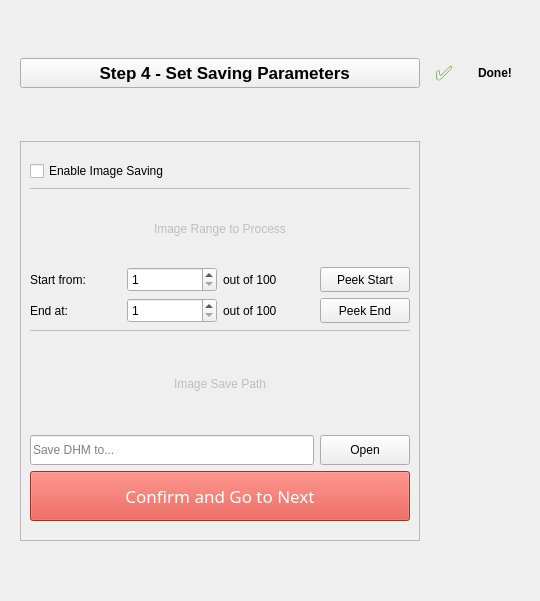
<?xml version="1.0" encoding="UTF-8"?>
<ui version="4.0">
 <class>Form</class>
 <widget class="QWidget" name="Form">
  <property name="geometry">
   <rect>
    <x>0</x>
    <y>0</y>
    <width>540</width>
    <height>601</height>
   </rect>
  </property>
  <property name="windowTitle">
   <string>Form</string>
  </property>
  <layout class="QGridLayout" name="mainLayout">
   <item row="0" column="1">
    <widget class="QLabel" name="label_check">
     <property name="enabled">
      <bool>true</bool>
     </property>
     <property name="maximumSize">
      <size>
       <width>28</width>
       <height>16777215</height>
      </size>
     </property>
     <property name="palette">
      <palette>
       <active>
        <colorrole role="WindowText">
         <brush brushstyle="SolidPattern">
          <color alpha="255">
           <red>78</red>
           <green>154</green>
           <blue>6</blue>
          </color>
         </brush>
        </colorrole>
        <colorrole role="Button">
         <brush brushstyle="SolidPattern">
          <color alpha="255">
           <red>78</red>
           <green>154</green>
           <blue>6</blue>
          </color>
         </brush>
        </colorrole>
        <colorrole role="Light">
         <brush brushstyle="SolidPattern">
          <color alpha="255">
           <red>117</red>
           <green>231</green>
           <blue>9</blue>
          </color>
         </brush>
        </colorrole>
        <colorrole role="Midlight">
         <brush brushstyle="SolidPattern">
          <color alpha="255">
           <red>97</red>
           <green>192</green>
           <blue>7</blue>
          </color>
         </brush>
        </colorrole>
        <colorrole role="Dark">
         <brush brushstyle="SolidPattern">
          <color alpha="255">
           <red>39</red>
           <green>77</green>
           <blue>3</blue>
          </color>
         </brush>
        </colorrole>
        <colorrole role="Mid">
         <brush brushstyle="SolidPattern">
          <color alpha="255">
           <red>52</red>
           <green>103</green>
           <blue>4</blue>
          </color>
         </brush>
        </colorrole>
        <colorrole role="Text">
         <brush brushstyle="SolidPattern">
          <color alpha="255">
           <red>78</red>
           <green>154</green>
           <blue>6</blue>
          </color>
         </brush>
        </colorrole>
        <colorrole role="BrightText">
         <brush brushstyle="SolidPattern">
          <color alpha="255">
           <red>255</red>
           <green>255</green>
           <blue>255</blue>
          </color>
         </brush>
        </colorrole>
        <colorrole role="ButtonText">
         <brush brushstyle="SolidPattern">
          <color alpha="255">
           <red>0</red>
           <green>0</green>
           <blue>0</blue>
          </color>
         </brush>
        </colorrole>
        <colorrole role="Base">
         <brush brushstyle="SolidPattern">
          <color alpha="255">
           <red>255</red>
           <green>255</green>
           <blue>255</blue>
          </color>
         </brush>
        </colorrole>
        <colorrole role="Window">
         <brush brushstyle="SolidPattern">
          <color alpha="255">
           <red>78</red>
           <green>154</green>
           <blue>6</blue>
          </color>
         </brush>
        </colorrole>
        <colorrole role="Shadow">
         <brush brushstyle="SolidPattern">
          <color alpha="255">
           <red>0</red>
           <green>0</green>
           <blue>0</blue>
          </color>
         </brush>
        </colorrole>
        <colorrole role="AlternateBase">
         <brush brushstyle="SolidPattern">
          <color alpha="255">
           <red>166</red>
           <green>204</green>
           <blue>130</blue>
          </color>
         </brush>
        </colorrole>
        <colorrole role="ToolTipBase">
         <brush brushstyle="SolidPattern">
          <color alpha="255">
           <red>255</red>
           <green>255</green>
           <blue>220</blue>
          </color>
         </brush>
        </colorrole>
        <colorrole role="ToolTipText">
         <brush brushstyle="SolidPattern">
          <color alpha="255">
           <red>0</red>
           <green>0</green>
           <blue>0</blue>
          </color>
         </brush>
        </colorrole>
       </active>
       <inactive>
        <colorrole role="WindowText">
         <brush brushstyle="SolidPattern">
          <color alpha="255">
           <red>78</red>
           <green>154</green>
           <blue>6</blue>
          </color>
         </brush>
        </colorrole>
        <colorrole role="Button">
         <brush brushstyle="SolidPattern">
          <color alpha="255">
           <red>78</red>
           <green>154</green>
           <blue>6</blue>
          </color>
         </brush>
        </colorrole>
        <colorrole role="Light">
         <brush brushstyle="SolidPattern">
          <color alpha="255">
           <red>117</red>
           <green>231</green>
           <blue>9</blue>
          </color>
         </brush>
        </colorrole>
        <colorrole role="Midlight">
         <brush brushstyle="SolidPattern">
          <color alpha="255">
           <red>97</red>
           <green>192</green>
           <blue>7</blue>
          </color>
         </brush>
        </colorrole>
        <colorrole role="Dark">
         <brush brushstyle="SolidPattern">
          <color alpha="255">
           <red>39</red>
           <green>77</green>
           <blue>3</blue>
          </color>
         </brush>
        </colorrole>
        <colorrole role="Mid">
         <brush brushstyle="SolidPattern">
          <color alpha="255">
           <red>52</red>
           <green>103</green>
           <blue>4</blue>
          </color>
         </brush>
        </colorrole>
        <colorrole role="Text">
         <brush brushstyle="SolidPattern">
          <color alpha="255">
           <red>78</red>
           <green>154</green>
           <blue>6</blue>
          </color>
         </brush>
        </colorrole>
        <colorrole role="BrightText">
         <brush brushstyle="SolidPattern">
          <color alpha="255">
           <red>255</red>
           <green>255</green>
           <blue>255</blue>
          </color>
         </brush>
        </colorrole>
        <colorrole role="ButtonText">
         <brush brushstyle="SolidPattern">
          <color alpha="255">
           <red>0</red>
           <green>0</green>
           <blue>0</blue>
          </color>
         </brush>
        </colorrole>
        <colorrole role="Base">
         <brush brushstyle="SolidPattern">
          <color alpha="255">
           <red>255</red>
           <green>255</green>
           <blue>255</blue>
          </color>
         </brush>
        </colorrole>
        <colorrole role="Window">
         <brush brushstyle="SolidPattern">
          <color alpha="255">
           <red>78</red>
           <green>154</green>
           <blue>6</blue>
          </color>
         </brush>
        </colorrole>
        <colorrole role="Shadow">
         <brush brushstyle="SolidPattern">
          <color alpha="255">
           <red>0</red>
           <green>0</green>
           <blue>0</blue>
          </color>
         </brush>
        </colorrole>
        <colorrole role="AlternateBase">
         <brush brushstyle="SolidPattern">
          <color alpha="255">
           <red>166</red>
           <green>204</green>
           <blue>130</blue>
          </color>
         </brush>
        </colorrole>
        <colorrole role="ToolTipBase">
         <brush brushstyle="SolidPattern">
          <color alpha="255">
           <red>255</red>
           <green>255</green>
           <blue>220</blue>
          </color>
         </brush>
        </colorrole>
        <colorrole role="ToolTipText">
         <brush brushstyle="SolidPattern">
          <color alpha="255">
           <red>0</red>
           <green>0</green>
           <blue>0</blue>
          </color>
         </brush>
        </colorrole>
       </inactive>
       <disabled>
        <colorrole role="WindowText">
         <brush brushstyle="SolidPattern">
          <color alpha="255">
           <red>39</red>
           <green>77</green>
           <blue>3</blue>
          </color>
         </brush>
        </colorrole>
        <colorrole role="Button">
         <brush brushstyle="SolidPattern">
          <color alpha="255">
           <red>78</red>
           <green>154</green>
           <blue>6</blue>
          </color>
         </brush>
        </colorrole>
        <colorrole role="Light">
         <brush brushstyle="SolidPattern">
          <color alpha="255">
           <red>117</red>
           <green>231</green>
           <blue>9</blue>
          </color>
         </brush>
        </colorrole>
        <colorrole role="Midlight">
         <brush brushstyle="SolidPattern">
          <color alpha="255">
           <red>97</red>
           <green>192</green>
           <blue>7</blue>
          </color>
         </brush>
        </colorrole>
        <colorrole role="Dark">
         <brush brushstyle="SolidPattern">
          <color alpha="255">
           <red>39</red>
           <green>77</green>
           <blue>3</blue>
          </color>
         </brush>
        </colorrole>
        <colorrole role="Mid">
         <brush brushstyle="SolidPattern">
          <color alpha="255">
           <red>52</red>
           <green>103</green>
           <blue>4</blue>
          </color>
         </brush>
        </colorrole>
        <colorrole role="Text">
         <brush brushstyle="SolidPattern">
          <color alpha="255">
           <red>39</red>
           <green>77</green>
           <blue>3</blue>
          </color>
         </brush>
        </colorrole>
        <colorrole role="BrightText">
         <brush brushstyle="SolidPattern">
          <color alpha="255">
           <red>255</red>
           <green>255</green>
           <blue>255</blue>
          </color>
         </brush>
        </colorrole>
        <colorrole role="ButtonText">
         <brush brushstyle="SolidPattern">
          <color alpha="255">
           <red>39</red>
           <green>77</green>
           <blue>3</blue>
          </color>
         </brush>
        </colorrole>
        <colorrole role="Base">
         <brush brushstyle="SolidPattern">
          <color alpha="255">
           <red>78</red>
           <green>154</green>
           <blue>6</blue>
          </color>
         </brush>
        </colorrole>
        <colorrole role="Window">
         <brush brushstyle="SolidPattern">
          <color alpha="255">
           <red>78</red>
           <green>154</green>
           <blue>6</blue>
          </color>
         </brush>
        </colorrole>
        <colorrole role="Shadow">
         <brush brushstyle="SolidPattern">
          <color alpha="255">
           <red>0</red>
           <green>0</green>
           <blue>0</blue>
          </color>
         </brush>
        </colorrole>
        <colorrole role="AlternateBase">
         <brush brushstyle="SolidPattern">
          <color alpha="255">
           <red>78</red>
           <green>154</green>
           <blue>6</blue>
          </color>
         </brush>
        </colorrole>
        <colorrole role="ToolTipBase">
         <brush brushstyle="SolidPattern">
          <color alpha="255">
           <red>255</red>
           <green>255</green>
           <blue>220</blue>
          </color>
         </brush>
        </colorrole>
        <colorrole role="ToolTipText">
         <brush brushstyle="SolidPattern">
          <color alpha="255">
           <red>0</red>
           <green>0</green>
           <blue>0</blue>
          </color>
         </brush>
        </colorrole>
       </disabled>
      </palette>
     </property>
     <property name="font">
      <font>
       <pointsize>15</pointsize>
       <weight>50</weight>
       <bold>false</bold>
       <kerning>true</kerning>
      </font>
     </property>
     <property name="layoutDirection">
      <enum>Qt::RightToLeft</enum>
     </property>
     <property name="text">
      <string>✅</string>
     </property>
     <property name="wordWrap">
      <bool>false</bool>
     </property>
     <property name="margin">
      <number>-1</number>
     </property>
    </widget>
   </item>
   <item row="0" column="0">
    <widget class="QToolButton" name="toggleButton">
     <property name="sizePolicy">
      <sizepolicy hsizetype="Preferred" vsizetype="Preferred">
       <horstretch>0</horstretch>
       <verstretch>0</verstretch>
      </sizepolicy>
     </property>
     <property name="maximumSize">
      <size>
       <width>400</width>
       <height>30</height>
      </size>
     </property>
     <property name="font">
      <font>
       <pointsize>13</pointsize>
       <weight>75</weight>
       <italic>false</italic>
       <bold>true</bold>
      </font>
     </property>
     <property name="text">
      <string>  Step 4 - Set Saving Parameters</string>
     </property>
    </widget>
   </item>
   <item row="0" column="2">
    <widget class="QLabel" name="label_done_text">
     <property name="minimumSize">
      <size>
       <width>0</width>
       <height>0</height>
      </size>
     </property>
     <property name="maximumSize">
      <size>
       <width>40</width>
       <height>16777215</height>
      </size>
     </property>
     <property name="font">
      <font>
       <weight>75</weight>
       <bold>true</bold>
      </font>
     </property>
     <property name="layoutDirection">
      <enum>Qt::RightToLeft</enum>
     </property>
     <property name="text">
      <string>Done!</string>
     </property>
    </widget>
   </item>
   <item row="9" column="0" colspan="3">
    <widget class="QScrollArea" name="contentArea">
     <property name="sizePolicy">
      <sizepolicy hsizetype="Expanding" vsizetype="Expanding">
       <horstretch>0</horstretch>
       <verstretch>1</verstretch>
      </sizepolicy>
     </property>
     <property name="minimumSize">
      <size>
       <width>160</width>
       <height>0</height>
      </size>
     </property>
     <property name="maximumSize">
      <size>
       <width>400</width>
       <height>400</height>
      </size>
     </property>
     <property name="styleSheet">
      <string notr="true"/>
     </property>
     <property name="verticalScrollBarPolicy">
      <enum>Qt::ScrollBarAsNeeded</enum>
     </property>
     <property name="horizontalScrollBarPolicy">
      <enum>Qt::ScrollBarAsNeeded</enum>
     </property>
     <property name="sizeAdjustPolicy">
      <enum>QAbstractScrollArea::AdjustIgnored</enum>
     </property>
     <property name="widgetResizable">
      <bool>true</bool>
     </property>
     <widget class="QWidget" name="Parameter_2">
      <property name="geometry">
       <rect>
        <x>0</x>
        <y>0</y>
        <width>398</width>
        <height>398</height>
       </rect>
      </property>
      <property name="sizePolicy">
       <sizepolicy hsizetype="Preferred" vsizetype="Expanding">
        <horstretch>0</horstretch>
        <verstretch>0</verstretch>
       </sizepolicy>
      </property>
      <property name="styleSheet">
       <string notr="true"/>
      </property>
      <layout class="QVBoxLayout" name="contentLayout">
       <item>
        <layout class="QVBoxLayout" name="verticalLayout_3">
         <property name="topMargin">
          <number>10</number>
         </property>
        </layout>
       </item>
       <item>
        <widget class="QCheckBox" name="checkBox_save_image">
         <property name="text">
          <string>Enable Image Saving</string>
         </property>
         <property name="checkable">
          <bool>true</bool>
         </property>
        </widget>
       </item>
       <item>
        <widget class="Line" name="line">
         <property name="enabled">
          <bool>false</bool>
         </property>
         <property name="frameShadow">
          <enum>QFrame::Plain</enum>
         </property>
         <property name="lineWidth">
          <number>0</number>
         </property>
         <property name="orientation">
          <enum>Qt::Horizontal</enum>
         </property>
        </widget>
       </item>
       <item>
        <layout class="QGridLayout" name="gridLayout_2">
         <item row="2" column="2">
          <widget class="QLabel" name="label_total_img_2">
           <property name="sizePolicy">
            <sizepolicy hsizetype="Preferred" vsizetype="Preferred">
             <horstretch>0</horstretch>
             <verstretch>0</verstretch>
            </sizepolicy>
           </property>
           <property name="text">
            <string>out of 100</string>
           </property>
          </widget>
         </item>
         <item row="1" column="0">
          <widget class="QLabel" name="label_range_from">
           <property name="text">
            <string>Start from:</string>
           </property>
          </widget>
         </item>
         <item row="1" column="3">
          <widget class="QPushButton" name="pushButton_peek_start">
           <property name="sizePolicy">
            <sizepolicy hsizetype="Minimum" vsizetype="Preferred">
             <horstretch>0</horstretch>
             <verstretch>0</verstretch>
            </sizepolicy>
           </property>
           <property name="maximumSize">
            <size>
             <width>90</width>
             <height>30</height>
            </size>
           </property>
           <property name="text">
            <string>Peek Start</string>
           </property>
          </widget>
         </item>
         <item row="2" column="3">
          <widget class="QPushButton" name="pushButton_peek_end">
           <property name="sizePolicy">
            <sizepolicy hsizetype="Minimum" vsizetype="Preferred">
             <horstretch>0</horstretch>
             <verstretch>0</verstretch>
            </sizepolicy>
           </property>
           <property name="maximumSize">
            <size>
             <width>90</width>
             <height>30</height>
            </size>
           </property>
           <property name="text">
            <string>Peek End</string>
           </property>
          </widget>
         </item>
         <item row="1" column="1">
          <widget class="QSpinBox" name="spinBox_range_from">
           <property name="minimumSize">
            <size>
             <width>40</width>
             <height>25</height>
            </size>
           </property>
           <property name="minimum">
            <number>1</number>
           </property>
           <property name="value">
            <number>1</number>
           </property>
          </widget>
         </item>
         <item row="2" column="0">
          <widget class="QLabel" name="label_range_to">
           <property name="text">
            <string>End at:</string>
           </property>
          </widget>
         </item>
         <item row="2" column="1">
          <widget class="QSpinBox" name="spinBox_range_to">
           <property name="minimumSize">
            <size>
             <width>40</width>
             <height>25</height>
            </size>
           </property>
           <property name="minimum">
            <number>1</number>
           </property>
           <property name="value">
            <number>1</number>
           </property>
          </widget>
         </item>
         <item row="0" column="0" colspan="4">
          <widget class="QLabel" name="label">
           <property name="enabled">
            <bool>false</bool>
           </property>
           <property name="minimumSize">
            <size>
             <width>0</width>
             <height>20</height>
            </size>
           </property>
           <property name="font">
            <font>
             <weight>50</weight>
             <italic>false</italic>
             <bold>false</bold>
            </font>
           </property>
           <property name="text">
            <string>Image Range to Process</string>
           </property>
           <property name="alignment">
            <set>Qt::AlignCenter</set>
           </property>
          </widget>
         </item>
         <item row="1" column="2">
          <widget class="QLabel" name="label_total_img">
           <property name="sizePolicy">
            <sizepolicy hsizetype="Preferred" vsizetype="Preferred">
             <horstretch>0</horstretch>
             <verstretch>0</verstretch>
            </sizepolicy>
           </property>
           <property name="text">
            <string>out of 100</string>
           </property>
          </widget>
         </item>
        </layout>
       </item>
       <item>
        <widget class="Line" name="line_2">
         <property name="enabled">
          <bool>false</bool>
         </property>
         <property name="frameShadow">
          <enum>QFrame::Plain</enum>
         </property>
         <property name="lineWidth">
          <number>0</number>
         </property>
         <property name="orientation">
          <enum>Qt::Horizontal</enum>
         </property>
        </widget>
       </item>
       <item>
        <layout class="QGridLayout" name="gridLayout">
         <item row="1" column="1">
          <widget class="QPushButton" name="pushButton_save_add">
           <property name="sizePolicy">
            <sizepolicy hsizetype="Preferred" vsizetype="Preferred">
             <horstretch>0</horstretch>
             <verstretch>0</verstretch>
            </sizepolicy>
           </property>
           <property name="maximumSize">
            <size>
             <width>90</width>
             <height>30</height>
            </size>
           </property>
           <property name="text">
            <string>Open</string>
           </property>
          </widget>
         </item>
         <item row="0" column="0" colspan="2">
          <widget class="QLabel" name="label_2">
           <property name="enabled">
            <bool>false</bool>
           </property>
           <property name="minimumSize">
            <size>
             <width>0</width>
             <height>20</height>
            </size>
           </property>
           <property name="font">
            <font>
             <weight>50</weight>
             <italic>false</italic>
             <bold>false</bold>
            </font>
           </property>
           <property name="text">
            <string>Image Save Path</string>
           </property>
           <property name="alignment">
            <set>Qt::AlignCenter</set>
           </property>
          </widget>
         </item>
         <item row="1" column="0">
          <widget class="QLineEdit" name="lineEdit_save_add">
           <property name="sizePolicy">
            <sizepolicy hsizetype="Preferred" vsizetype="Preferred">
             <horstretch>0</horstretch>
             <verstretch>0</verstretch>
            </sizepolicy>
           </property>
           <property name="maximumSize">
            <size>
             <width>16777215</width>
             <height>36</height>
            </size>
           </property>
           <property name="placeholderText">
            <string>Save DHM to...</string>
           </property>
          </widget>
         </item>
        </layout>
       </item>
       <item>
        <widget class="QPushButton" name="pushButton_Confirm">
         <property name="sizePolicy">
          <sizepolicy hsizetype="Preferred" vsizetype="Maximum">
           <horstretch>0</horstretch>
           <verstretch>0</verstretch>
          </sizepolicy>
         </property>
         <property name="minimumSize">
          <size>
           <width>60</width>
           <height>25</height>
          </size>
         </property>
         <property name="maximumSize">
          <size>
           <width>400</width>
           <height>50</height>
          </size>
         </property>
         <property name="font">
          <font>
           <family>.SF NS Text</family>
           <pointsize>13</pointsize>
           <weight>50</weight>
           <italic>false</italic>
           <bold>false</bold>
          </font>
         </property>
         <property name="focusPolicy">
          <enum>Qt::StrongFocus</enum>
         </property>
         <property name="layoutDirection">
          <enum>Qt::LeftToRight</enum>
         </property>
         <property name="styleSheet">
          <string notr="true">color: rgb(255, 255, 255);
background-color: rgb(219, 68, 55);</string>
         </property>
         <property name="text">
          <string>Confirm and Go to Next</string>
         </property>
        </widget>
       </item>
       <item>
        <layout class="QVBoxLayout" name="verticalLayout_2">
         <property name="topMargin">
          <number>10</number>
         </property>
        </layout>
       </item>
      </layout>
     </widget>
    </widget>
   </item>
  </layout>
 </widget>
 <resources/>
 <connections/>
</ui>
